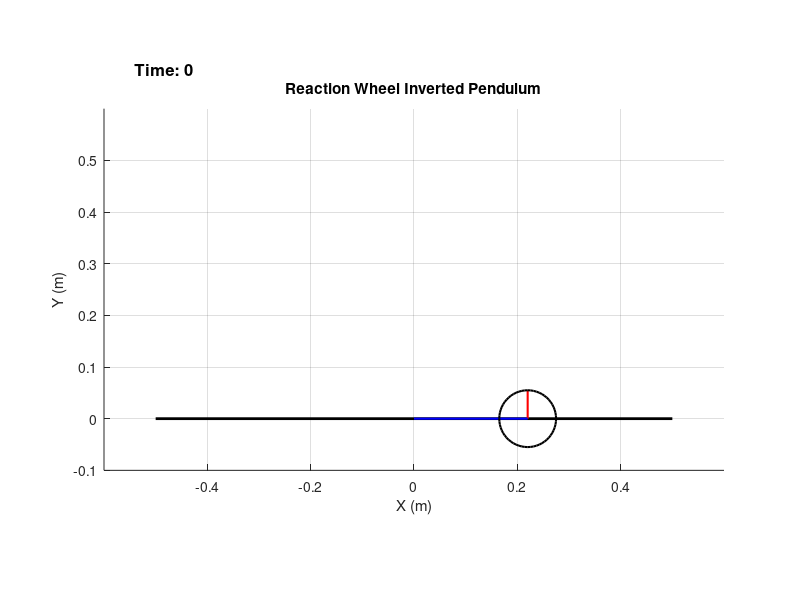

This chart was generated by the following MATLAB code: (Note: this script raises an error after producing the figure.)
%% main

%% Parameters
clc;
clear all;

Mw = 0.55;
Mp = 0.14;
Jw = 4.36*10^(-3);
Jp = 0.69*10^(-3);
L = 0.22;
Lp = 0.11;
g = 9.81;
r = 0.11/2;

% Aux Variables
a = (Mp*Lp + Mw*L)*g;
b = Mp*Lp^2 + Mw*L^2 + Jp;

%% Initial conditions
theta_0 = pi/2;
d_theta_0 = 0;
v_theta_0 = [theta_0, d_theta_0];

beta_0 = 0;
d_beta_0 = 0;
v_beta_0 = [beta_0, d_beta_0];

torque_in = 0;

theta_Q = 0;
beta_Q = 0;

%% Initialize Graphic
f1 = figure;
hold on;
grid on;

axis equal
xlabel('X (m)');
ylabel('Y (m)');
title('Reaction Wheel Inverted Pendulum')

% Initial positions
xw = L*sin(theta_0); %wheel x center
yw = L*cos(theta_0); %wheel y center

xw_end = xw +  r*sin(beta_0); %wheel x end
yw_end = yw + r*cos(beta_0); %wheel y end

pos_wheel = [xw-r, yw-r, r*2, r*2]; %[x y w h]


base = plot([-0.5, 0.5],[0, 0],'k','LineWidth',2); % base line

radious = plot([xw, xw_end],[yw, yw_end],'r','LineWidth',1.5); % Pendulum rod
pendulum = plot([0, xw],[0, yw],'b','LineWidth',1.5); % Pendulum rod
wheel = rectangle('Position',pos_wheel,'Curvature',[1 1], 'LineWidth',1.5);

axis equal
axis(gca,'equal');
xlim([-0.6 0.6]);
ylim([-0.1 0.6]);

text_handle = text(0.05, 0.95, 'Time: 0', 'Units', 'normalized', 'FontSize', 12, 'FontWeight', 'bold');

time_skip = 0.001;
time = 0;

%% Controllers discretization
% Compensator Parameters
k = 16.88;
z1 = 0.14;
p1 = 0.0048;
z2 = 0.013;
p2 = 0.0093;

% Controller initial conditions
torque_prev = 0;
torque_prev_prev = 0;
error_prev = 0;
error_prev_prev = 0;

%% Main Loop
loop = true;

while loop
    % Time
    time = time + time_skip;
    text = ['Time:', num2str(time)];

    % Update Variables
    [~, f_theta] = ode45(@(t,y) theta_model(t, y, a, b, torque_in), [0,time_skip], v_theta_0);
    [~, f_beta] = ode45(@(t,y) beta_model(t, y, Jw, torque_in),[0 time_skip], v_beta_0);
    
    v_theta = f_theta(end, :);
    v_beta = f_beta(end, :);
    theta = wrapToPi(v_theta(1));
    beta = wrapToPi(v_beta(1));
    
    % Update Controller Variables
    %theta
    error = 0 - theta;  % Update actual error
    torque_in =  (k*(error - 2*error_prev + error_prev_prev) + ...
        k*time_skip*(z1+z2)*(error-error_prev) + ...
        error*k*z1*z2*(time_skip^2) + ...
        2*torque_prev - torque_prev_prev + ...
        time_skip*torque_prev_prev*(p1+p2)) / ...
        (p1*p2*(time_skip^2) + (p1+p2)*time_skip + 1);
    
    % limit max torque
    torque_in = max(min(torque_in, 1), -1);

    % Update Positions
    xw = L*sin(theta); %wheel x center
    yw = L*cos(theta); %wheel y center
    
    xw_end = xw +  r*sin(beta); %wheel x end
    yw_end = yw + r*cos(beta); %wheel y end

    pos_wheel = [xw-r, yw-r, r*2, r*2]; %[x y w h]

    % Update initial conditions for next iteration
    v_theta_0 = v_theta;
    v_beta_0 = v_beta;

    % Draw graphics
    set(text_handle, 'String', text);
    set(pendulum,'XData',[0, xw],'YData',[0, yw]);
    set(radious,'XData',[xw, xw_end], 'YData', [yw, yw_end]);
    set(wheel, 'Position',pos_wheel,'Curvature',[1 1]);
    drawnow;

    % update error
    error_prev_prev = error_prev;
    error_prev = error;  % Update previous error
    torque_prev_prev = torque_prev;
    torque_prev = torque_in;  % Update previous torque

    pause(time_skip);
end

function v_theta = theta_model(~, y, a, b, torque_in)
    v_theta = zeros(2,1);  %initialize a 2x1 null-vector ([0,0])
    v_theta(1) = y(2);  %theta
    v_theta(2) = (-a*y(1) - torque_in)/b;  %ddtheta
end

function v_beta = beta_model(~, y, Jw, torque_in)
    v_beta = zeros(2,1);  %initialize a 2x1 null-vector ([0,0])
    v_beta(1) = y(2);  %theta
    v_beta(2) = torque_in/Jw;  %ddtheta
end
